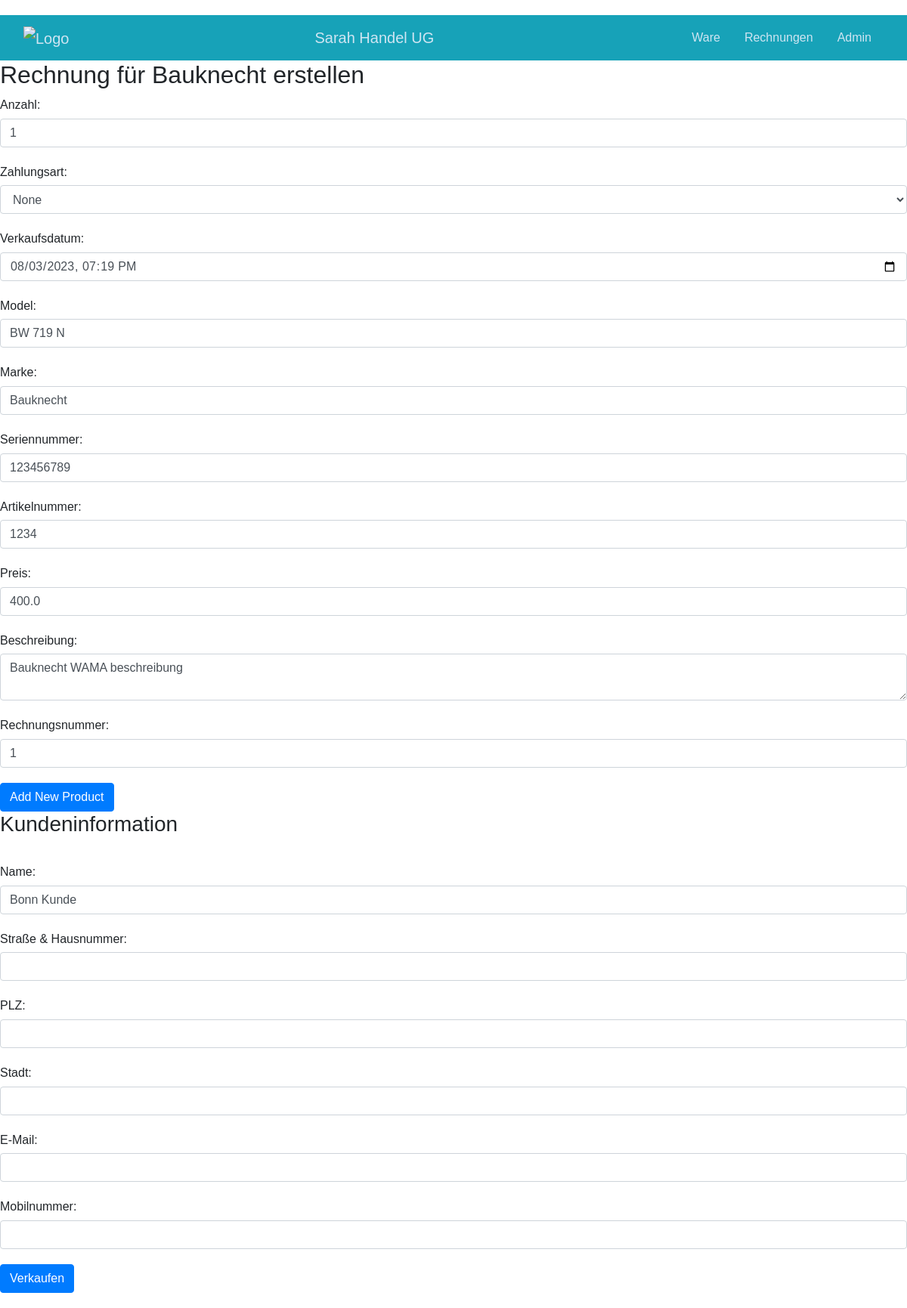
The app's page /verkauf/14/waschmaschine/ (signed in) with its own data.
### inventory/models.py (models this page shows)
class BasicInformation(models.Model):
    marke = models.CharField(max_length=50)
    model = models.CharField(max_length=100,unique=True)
    anzahl = models.IntegerField(default=1)
    artikel_nr = models.CharField(max_length=200, null=True, blank=True)
    einkaufsdatum = models.DateField(null=True, blank=True)
    preis = models.FloatField(null=True, blank=True)
    energie = models.CharField(max_length=10, null=True, blank=True)
    bestellungsnummer = models.IntegerField(null=True, blank=True)
    serial_number = models.CharField(max_length=200, null=True, blank=True)
    farbe = models.CharField(max_length=50, null=True, blank=True)
    Beschreibung = models.TextField(max_length=5000, null=True, blank=True)
    note = models.TextField(max_length=1000, null=True, blank=True)

### inventory/views.py (the view, shortened to what this page needs)
# urls.py: path('verkauf/<int:id>/<str:type>/', verkauf, name='verkauf'),
@login_required
def verkauf(request, id, type):
    type_maschine = None
    if type == 'geraete':
        type_maschine = get_object_or_404(Gerät, pk=id)
    elif type == 'waschmaschine':
        type_maschine = get_object_or_404(Waschmaschine, pk=id)
    elif type == 'kuehlschrank':
        type_maschine = get_object_or_404(Kuehlschrank, pk=id)
    elif type == 'spuelmaschine':
        type_maschine = get_object_or_404(Spuelmaschine, pk=id)
    elif type == 'herdset':
        type_maschine = get_object_or_404(Herdset, pk=id)
    elif type == 'herdplatte':
        type_maschine = get_object_or_404(Herdplatte, pk=id)
    elif type == 'standherd':
        type_maschine = get_object_or_404(Standherd, pk=id)
    elif type == 'trockner':
        type_maschine = get_object_or_404(Trockner, pk=id)
    elif type == 'abzughaube':
        type_maschine = get_object_or_404(Abzughaube, pk=id)
    elif type == 'sonst':
        type_maschine = get_object_or_404(Sonst, pk=id)
    rechnungs_nr = Verkauf.objects.aggregate(Max('rechnungs_nr'))['rechnungs_nr__max']  #todo send a list and check in html if value is unique
    all_waschmaschinen= json.dumps(list(Waschmaschine.objects.all().values()),cls=DjangoJSONEncoder)
    all_kuelschrank = json.dumps(list(Kuehlschrank.objects.all().values()), cls=DjangoJSONEncoder)
    all_spuelmaschinen = json.dumps(list(Spuelmaschine.objects.all().values()), cls=DjangoJSONEncoder)
    all_herdset = json.dumps(list(Herdset.objects.all().values()), cls=DjangoJSONEncoder)
    all_herdplatte = json.dumps(list(Herdplatte.objects.all().values()), cls=DjangoJSONEncoder)
    all_standherd = json.dumps(list(Standherd.objects.all().values()), cls=DjangoJSONEncoder)
    all_trockner = json.dumps(list(Trockner.objects.all().values()), cls=DjangoJSONEncoder)
    all_abzughaube = json.dumps(list(Abzughaube.objects.all().values()), cls=DjangoJSONEncoder)
    all_sonst = json.dumps(list(Sonst.objects.all().values()), cls=DjangoJSONEncoder)
    if not rechnungs_nr:
        rechnungs_nr = 0
    context = {
        'gerät': type_maschine,
        'rechnungsNr': int(rechnungs_nr)+1,
        'all_waschmaschinen':all_waschmaschinen,
        'all_kuelschrank':all_kuelschrank,
        'all_spuelmaschinen':all_spuelmaschinen,
        'all_herdset': all_herdset,
        'all_herdplatte': all_herdplatte,
        'all_standherd': all_standherd,
        'all_trockner': all_trockner,
        'all_abzughaube': all_abzughaube,
        'all_sonst': all_sonst,
    }
    return render(request, 'verkauf.html', context)

### inventory/templates/verkauf.html (shortened to what this page needs)
{% extends 'base.html' %}
{% block content %}
  <h2>Rechnung für {{ gerät.marke }} erstellen</h2>
  <form method="post">
    <div class="form-group">
      <label for="anzahl">Anzahl:</label>
      <input type="number" id="anzahl" name="anzahl" value="1" min="1" max="{{ gerät.anzahl }}" class="form-control">
    </div>
    <div class="form-group">
      <label for="zahlungsart">Zahlungsart:</label>
      <select id="zahlungsart" name="zahlungsart" class="form-control" required>
        <option value="">None</option>
      </select>
    </div>
    <div class="form-group">
      <label for="verkaufsdatum">Verkaufsdatum:</label>
      <input type="datetime-local" id="verkaufsdatum" name="verkaufsdatum" value="{{ gerät.verkaufsdatum }}" class="form-control">
    </div>
    {% if gerät.model %}
      <div class="form-group">
        <label for="model">Model:</label>
        <input type="text" id="model" name="model" value="{{ gerät.model }}" class="form-control">
      </div>
    {% else %}
      <div class="form-group">
        <label for="model">Model:</label>
        <input type="text" id="model" name="model" class="form-control">
      </div>
    {% endif %}
    {% if gerät.marke %}
      <div class="form-group">
        <label for="marke">Marke:</label>
        <input type="text" id="marke" name="marke" value="{{ gerät.marke }}" class="form-control">
      </div>
    {% else %}
      <div class="form-group">
        <label for="marke">Marke:</label>
        <input type="text" id="marke" name="marke" class="form-control">
      </div>
    {% endif %}
    {% if gerät.serial_number %}
      <div class="form-group">
        <label for="seriennummer">Seriennummer:</label>
        <input type="text" id="seriennummer" name="seriennummer" value="{{ gerät.serial_number }}" class="form-control">
      </div>
    {% else %}
      <div class="form-group">
        <label for="seriennummer">Seriennummer:</label>
        <input type="text" id="seriennummer" name="seriennummer" class="form-control">
      </div>
    {% endif %}
    {% if gerät.artikel_nr %}
      <div class="form-group">
        <label for="artikelnummer">Artikelnummer:</label>
        <input type="text" id="artikelnummer" name="artikelnummer" value="{{ gerät.artikel_nr }}" class="form-control">
      </div>
    {% else %}
      <div class="form-group">
        <label for="artikelnummer">Artikelnummer:</label>
        <input type="text" id="artikelnummer" name="artikelnummer" class="form-control">
      </div>
    {% endif %}
    {% if gerät.preis %}
      <div class="form-group">
        <label for="preis">Preis:</label>
        <input type="number" step="0.01" id="preis" name="preis" class="form-control" value="{{ gerät.preis }}" required>
      </div>
    {% else %}
      <div class="form-group">
        <label for="preis">Preis:</label>
        <input type="number" step="0.01" id="preis" name="preis" class="form-control">
      </div>
    {% endif %}
    {% if gerät.Beschreibung %}
      <div class="form-group">
        <label for="beschreibung">Beschreibung:</label>
        <textarea id="beschreibung" name="beschreibung" class="form-control"  required>{{ gerät.Beschreibung }}</textarea>
      </div>
    {% endif %}
    <div class="form-group">
      <label for="rechnungs_nr">Rechnungsnummer:</label>
      <input type="number" id="rechnungs_nr" name="rechnungs_nr" class="form-control" value="{{ rechnungsNr }}">
    </div>
    <button id="addProductBtn" type="button" class="btn btn-primary">Add New Product</button>
    <h3>Kundeninformation</h3>
    <br>
    <div class="form-group">
      <label for="kunde_name">Name:</label>
      <input type="text" id="kunde_name" name="kunde_name" class="form-control" value="Bonn Kunde" required>
    </div>
    <div class="form-group">
      <label for="kunde_strasse">Straße & Hausnummer:</label>
      <input type="text" id="kunde_strasse" name="kunde_strasse" class="form-control">
    </div>
    <div class="form-group">
      <label for="kunde_plz">PLZ:</label>
      <input type="text" id="kunde_plz" name="kunde_plz" class="form-control">
    </div>
    <div class="form-group">
      <label for="kunde_city">Stadt:</label>
      <input type="text" id="kunde_city" name="kunde_city" class="form-control">
    </div>
    <div class="form-group">
      <label for="kunde_email">E-Mail:</label>
      <input type="email" id="kunde_email" name="kunde_email" class="form-control">
    </div>
    <div class="form-group">
      <label for="kunde_mobile">Mobilnummer:</label>
      <input type="text" id="kunde_mobile" name="kunde_mobile" class="form-control">
    </div>
    <input type="submit" value="Verkaufen" class="btn btn-primary">
  </form>
{% endblock %}

### inventory/templates/base.html (style rules this page uses)
body { font-family: Arial, sans-serif; line-height: 1.6; margin: 20px; max-width: 1200px; margin-left: auto; margin-right: auto; background-color: #ffffff; }
.form-control { margin-bottom: 20px; }
label { display: block; margin-bottom: 5px; }
select { padding: 5px; font-size: 16px; }

### records on screen
BasicInformation: marke "Bauknecht", anzahl "1", model "BW 719 N", seriennummer "123456789", artikelnummer "1234", preis "400.0", beschreibung "Bauknecht WAMA beschreibung"
